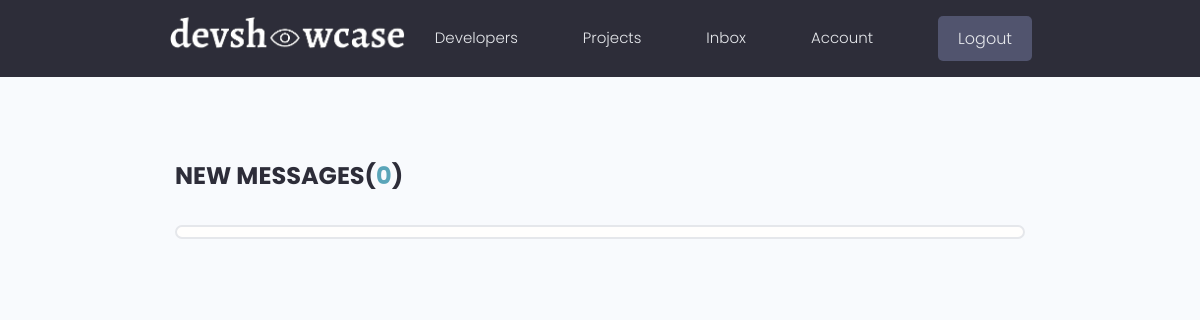
The app's page /inbox/ (signed in), older data.
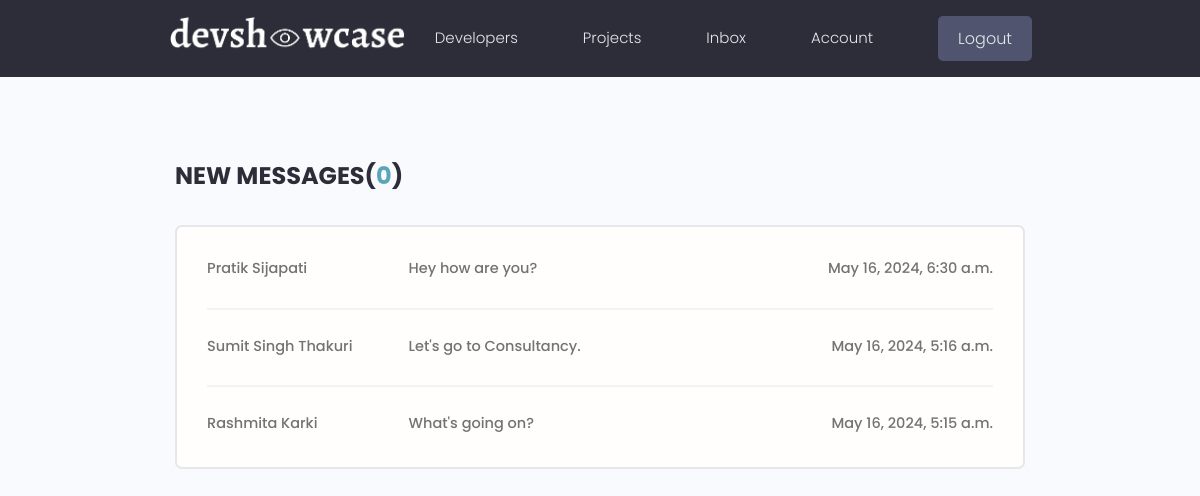
The same page, newer data.
### users/models.py (models this page shows, shortened)
class Message(models.Model):
    sender = models.ForeignKey(Profile, on_delete=models.SET_NULL, blank = True, null = True)
    recipient = models.ForeignKey(Profile, on_delete = models.SET_NULL, blank = True, null = True, related_name='messages')
    name = models.CharField(max_length = 150, blank = True, null = True)
    email = models.EmailField(max_length = 150, blank = True, null = True)
    subject = models.CharField(max_length = 150, blank = True, null = True)
    body = models.TextField()
    is_read = models.BooleanField(default = False, null = True)
    created = models.DateTimeField(auto_now_add=True)
    id = models.UUIDField(default = uuid.uuid4, primary_key = True, editable = False)
    class Meta:
        ordering = ['is_read', '-created']

### users/views.py (the view)
# urls.py: path('inbox/', views.inbox, name='inbox'),
@login_required(login_url = 'login')
def inbox(request):
    profile = request.user.profile
    messageRequests = profile.messages.all()
    unreadCount = messageRequests.filter(is_read=False).count()
    context = {
        'messageRequests' : messageRequests,
        'unreadCount' : unreadCount
    }
    return render(request, 'users/inbox.html', context)

### template/users/inbox.html
{% extends 'application/main.html' %}
{% block content %}
<main class="inbox my-xl">
    <div class="content-box">
      <h3 class="inbox__title">New Messages(<span>{{unreadCount}}</span>)</h3>
      <ul class="messages">
        {% for message in messageRequests %}
        {% if message.is_read == False %}
        <li class="message message--unread">
          {% else %}
        <li class="message">
          {% endif %}
          <a href="{% url 'message' message.id %}">
            <span class="message__author">{{message.name}}</span>
            <span class="message__subject">{{message.subject}}</span>
            <span class="message__date">{{message.created}}</span>
          </a>
        </li>
        {% endfor %}
      </ul>
    </div>
  </main>
{% endblock %}

Row changes from the older to the newer data that the page shows:
added Message: name "Pratik Sijapati", subject "Hey how are you?", created "May 16, 2024, 6:30 a.m."
added Message: name "Sumit Singh Thakuri", subject "Let's go to Consultancy.", created "May 16, 2024, 5:16 a.m."
added Message: name "Rashmita Karki", subject "What's going on?", created "May 16, 2024, 5:15 a.m."
